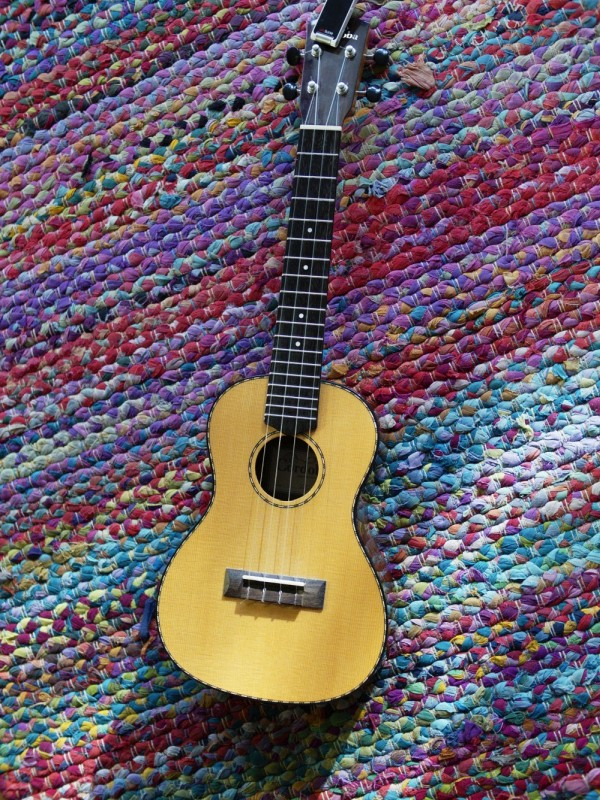
#> input picture machine-learning-main/machine-learning-main/ukulele.jpg, 600 x 800 px
$ python task_1_4_images.py
#> lines starting #> are read from the running program, lines starting #| are printed output that depends on the picture; after the words box and inside, x2 and y2 are one past the last pixel; in counts of white or black regions, pixels touching at a corner belong together; long printed decimals are rounded
"""
This script performs various image processing tasks using multiprocessing in Python. The tasks include:
1. Displaying the original image and its separate color channels (red, green, and blue).
2. Storing the green channel as a separate image file.
3. Calculating the mean value of the green channel.
4. Computing the fraction of pixels in the red channel with values smaller than 50.
5. Plotting the histogram of the red channel.
6. Detecting edges in the green channel using the Canny edge detection algorithm.

The multiprocessing module is utilized to parallelize these tasks, improving efficiency by executing them concurrently on multiple CPU cores. Each task is encapsulated within a separate process to run independently of others, enhancing overall performance when handling computationally intensive image processing operations.


This was individually coded by:

Aryan jain, 22107593
Harsh Gurawaliya, 22109730
"""


import cv2
import matplotlib.pyplot as plt
import multiprocessing
import numpy as np

img = cv2.imread('ukulele.jpg')
#> img is the input picture: shape (800, 600, 3); mean B, G, R 102.6, 94.5, 109.9
blue_channel, green_channel, red_channel = cv2.split(img)
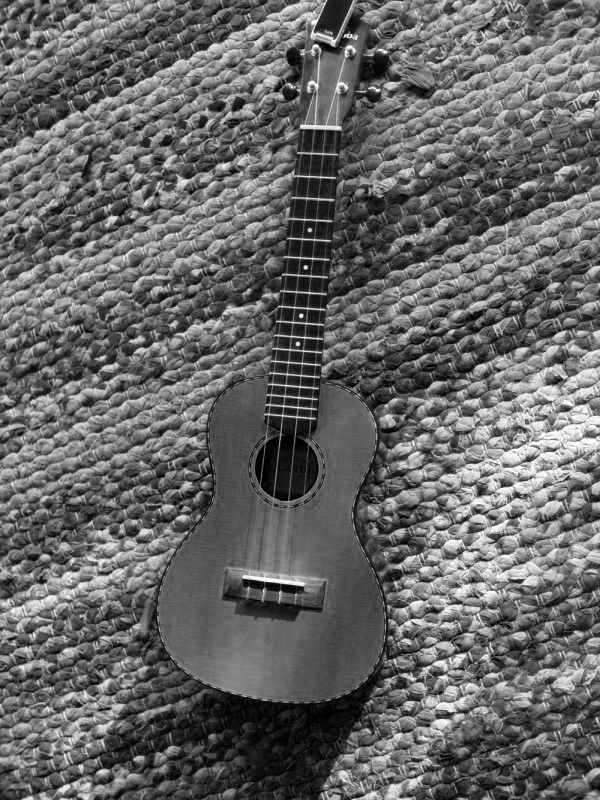
#> blue_channel: shape (800, 600); min 0, max 255, mean 102.6
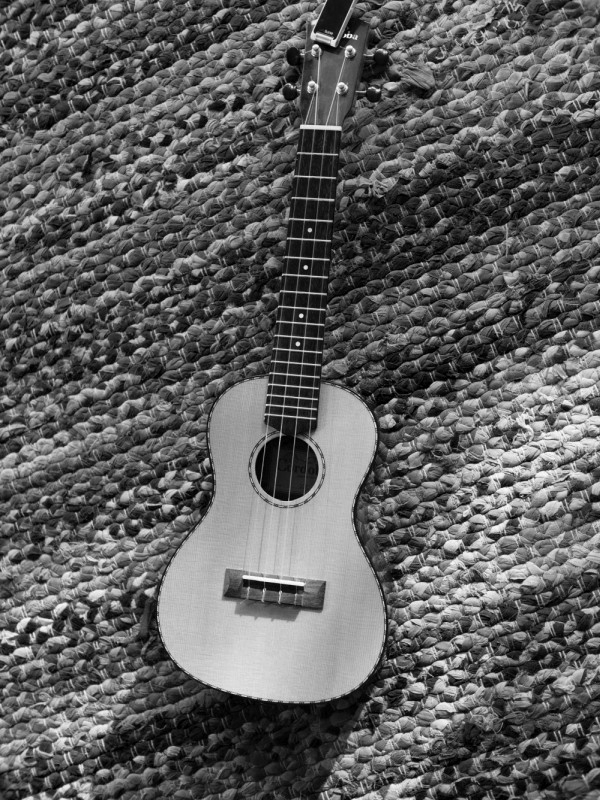
#> green_channel: shape (800, 600); min 0, max 255, mean 94.5
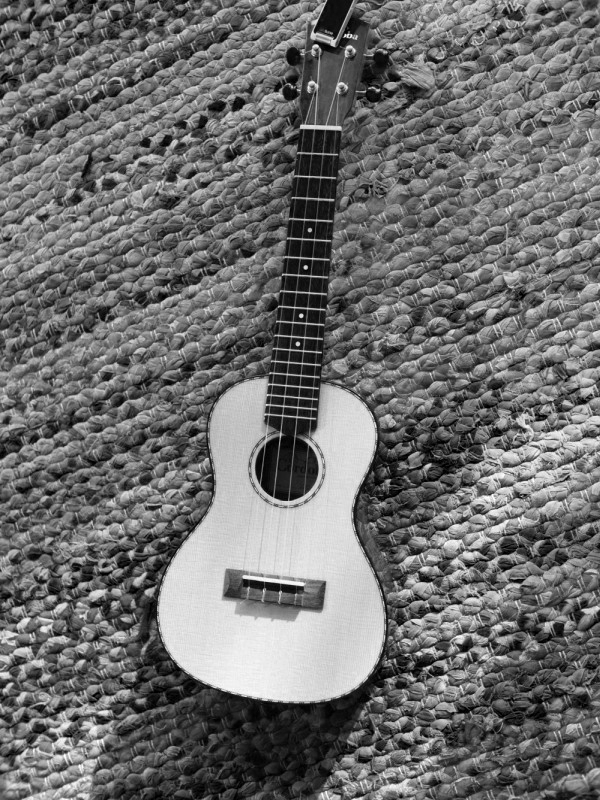
#> red_channel: shape (800, 600); min 0, max 255, mean 109.9

def showcase():
    plt.figure(figsize=(10, 6))

    # Original Image
    plt.subplot(2, 2, 1)
    plt.imshow(cv2.cvtColor(img, cv2.COLOR_BGR2RGB))
    plt.title('Original Image')
    plt.axis('off')

    # Red Channel
    plt.subplot(2, 2, 2)
    plt.imshow(red_channel, cmap='gray')
    plt.title('Red Channel')
    plt.axis('off')

    # Green Channel
    plt.subplot(2, 2, 3)
    plt.imshow(green_channel, cmap='gray')
    plt.title('Green Channel')
    plt.axis('off')

    # Blue Channel
    plt.subplot(2, 2, 4)
    plt.imshow(blue_channel, cmap='gray')
    plt.title('Blue Channel')
    plt.axis('off')

    plt.tight_layout()
    plt.show()
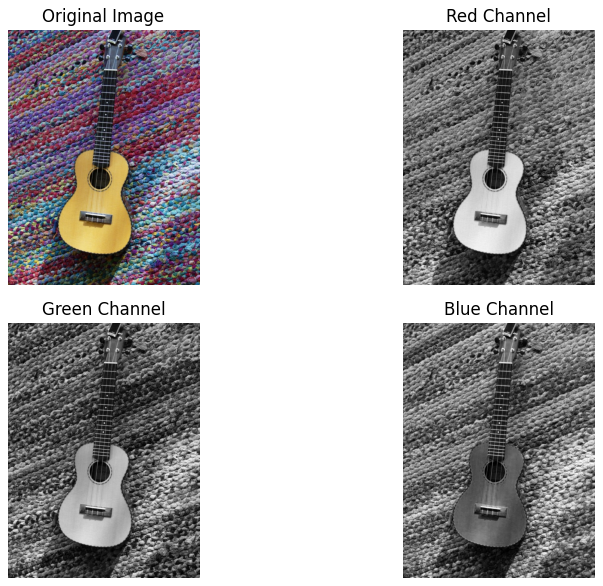
#> figure drawn by matplotlib, 4 panels

def storeImage():
    cv2.imwrite('green_channel_image.jpg', green_channel, [cv2.IMWRITE_JPEG_QUALITY,100])

def mean_calc():
    green_mean = np.mean(green_channel)
#> green_mean = 94.55
    print("Mean value of the green channel:", green_mean)
#| Mean value of the green channel: 94.548

def calc_frac_red_Channel():
    red_frac = red_channel < 50
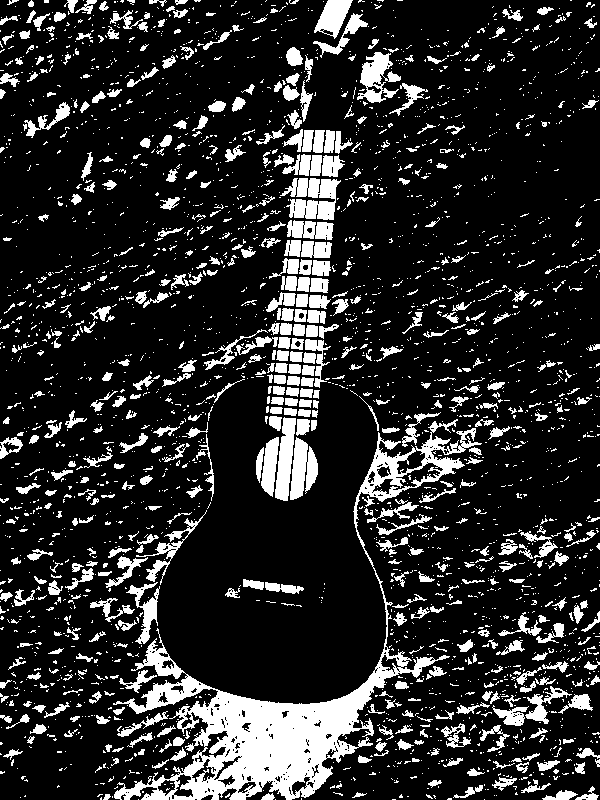
#> red_frac: shape (800, 600) bool; 16.7% white; 2961 white regions (2416 under 20 px), largest, box (x1, y1, x2, y2) and area: (113, 419, 482, 800) 20361, (280, 178, 341, 220) 1622, (290, 437, 318, 500) 1121
    pixels = np.sum(red_frac)
#> pixels = 80086
    total_pixels = red_channel.size
#> total_pixels = 480000
    fraction = pixels/total_pixels
#> fraction = 0.167
    print("Fraction of pixels in the red channel with value smaller than 50:", fraction)
#| Fraction of pixels in the red channel with value smaller than 50: 0.1668

def calc_histogram(channel):
    hist = cv2.calcHist([channel], [0], None, [256], [0, 256])
#> hist = 256 values, max 3200 at index 109, min 2 at index 253, mean 1875
    plt.plot(hist, color='red')
    plt.xlabel('Pixel Intensity')
    plt.ylabel('Frequency')
    plt.title('Histogram of Red Channel')
    plt.show()
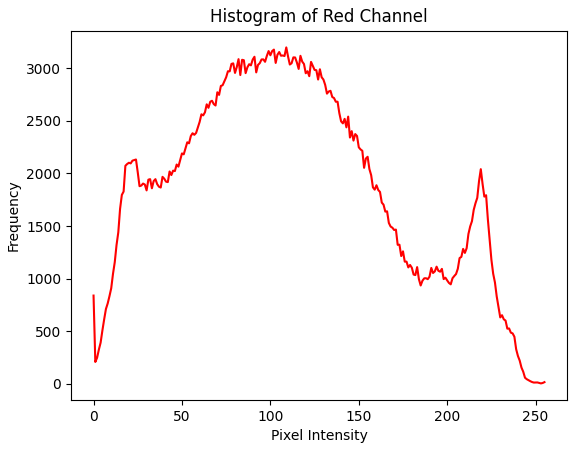
#> figure drawn by matplotlib, 1 panel; curve peaks at x = 109, y = 3200

def edge_detection(channel):
    # The parameters 100 and 200 represent the lower and upper thresholds respectively for edge detection, using the Canny edge detection algorithm
    edges = cv2.Canny(channel, 100, 200)
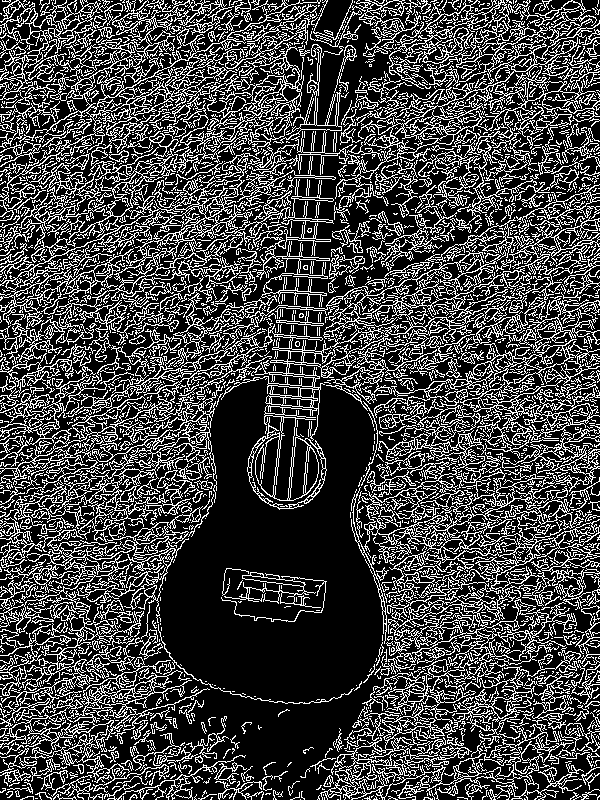
#> edges: shape (800, 600); 26.8% white in thin lines or dots
    plt.imshow(edges, cmap='gray')
    plt.title('Edges Detected in Green Channel')
    plt.axis('off')
    plt.show()

    pass
if __name__ == '__main__':
    pr1 = multiprocessing.Process(target=showcase)
    pr2 = multiprocessing.Process(target=storeImage)
    pr3 = multiprocessing.Process(target=mean_calc)
    pr4 = multiprocessing.Process(target = calc_frac_red_Channel)
    pr5 = multiprocessing.Process(target= calc_histogram, args=(red_channel,))
    pr6 = multiprocessing.Process(target=edge_detection, args=(green_channel,))

# Multiprocess threading
# Multiprocess threading start
    pr1.start()
    pr2.start()
    pr3.start()
    pr4.start()
    pr5.start()
    pr6.start()

# Multiprocess threading Join
    pr1.join()
    pr2.join()
    pr3.join()
    pr4.join()
    pr5.join()
    pr6.join()
